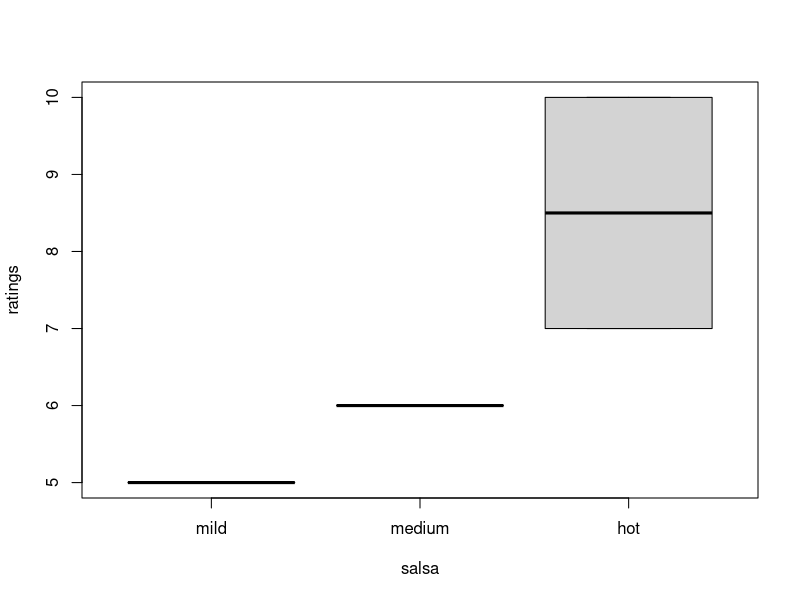

Reproduce this figure in R.
# Author:Arin Parsa
# Date: 02/19/2021

# Factors of spiciness of salsa and vector of salsa ratings
salsa <- c("hot", "mild", "medium", "hot")
salsa <- factor(salsa)
salsa2 <- c("mild", "medium", "hot")
salsa2 <- factor(salsa2)
salsa <- factor(salsa, levels=salsa2)
ratings <- c(7, 5, 6, 10)

#Linear regression of salsa ratings and spiciness of salsa
reg <- lm(ratings~salsa)
plot(ratings~salsa)
summary(reg)
